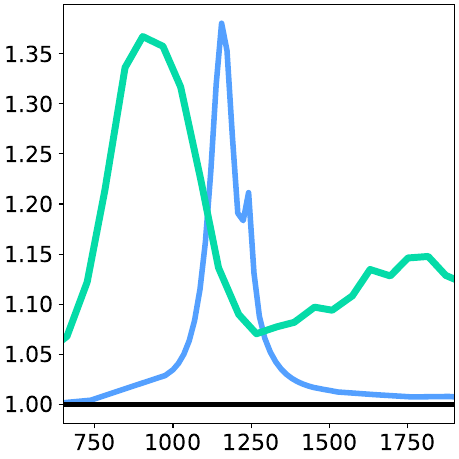

Here is the Python script that generated this plot:
from numpy import kron as ꕕ
from matplotlib import cm as colm
import numpy as np
import matplotlib.pyplot as plt

plt.rcParams.update({'font.size': 20})
width= 4.6
aspect_ratio= 1.0
fig_size = (width, width / aspect_ratio)
plt.figure(figsize=fig_size, constrained_layout=True)

 
dat3 = np.loadtxt("S12c-QM.out")
 
#dat0125 = np.loadtxt("./structured/r_scan/light_matter_interaction_scan/rates_r_scan_c_5e-7_taum_100_tauc_1000_0.00125.out")


 
plt.plot(dat3[:,0], dat3[:,2]/dat3[0,1] , c = '#54a0ff', lw = 4, solid_capstyle='round')
 




plt.plot(np.arange(0,3000), np.arange(0,3000)* 0 +1, lw = 4, c = 'black')
plt.xlim(650,1900)


#plt.ylim(0.65,1.35)



gledat = np.loadtxt("S12c-CM.out")
plt.plot(gledat[:,0] * 8066,gledat[:,1]/0.12, c = '#05dba8', lw = 5.0)

plt.savefig('S12c.pdf') 